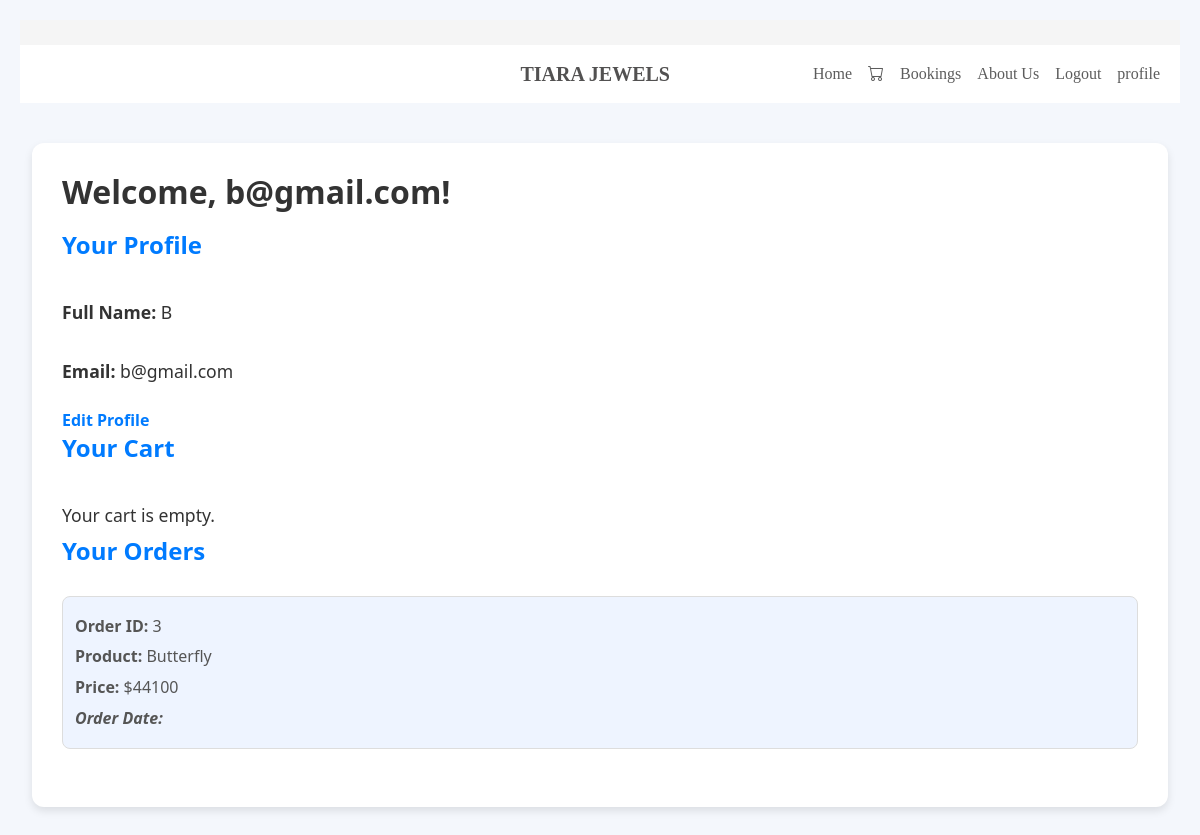
Page /profile/ (signed in) on the committed database.
### app/models.py (models this page shows, shortened)
class Buy(models.Model):
    user=models.ForeignKey(User,on_delete=models.CASCADE)
    product=models.ForeignKey(Jewelry,on_delete=models.CASCADE)
    price=models.IntegerField()
    date=models.DateField(auto_now_add=True)
    quantity = models.PositiveIntegerField(default=1)
    address = models.ForeignKey(Address, on_delete=models.CASCADE, null=True)  # Make it nullable
    is_confirmed = models.BooleanField(default=False)
    order=models.ForeignKey(Order,on_delete=models.CASCADE,null=True)

class Jewelry(models.Model):
    name = models.CharField(max_length=255)
    description = models.TextField()
    material = models.CharField(max_length=100)
    price = models.DecimalField(max_digits=10, decimal_places=2)
    weight = models.DecimalField(max_digits=5, decimal_places=2)
    image = models.ImageField()
    created_at = models.DateTimeField(auto_now_add=True)
    category = models.ForeignKey(JewelryType, on_delete=models.CASCADE)

### app/views.py (the view)
# urls.py: path('profile/', views.user_profile, name='user_profile'),
def user_profile(req):
    if 'user' in req.session:
        log_user = User.objects.get(username=req.session['user'])
        user_details = {
            'username': log_user.username,
            'email': log_user.email,
            'full_name': log_user.first_name + " " + log_user.last_name,
        }
        cart_items = Cart.objects.filter(user=log_user)
        orders = Buy.objects.filter(user=log_user)
        return render(req, 'user/profile.html', {
            'user_details': user_details,
            'cart_items': cart_items,
            'orders': orders
        })
    else:
        return redirect(login)  # Redirect to login page if user is not logged in

### templates/user/profile.html (shortened to what this page needs)
<!DOCTYPE html>
<html lang="en">
<head>
    {% load static %}
    <link rel="stylesheet" href="{% static '/css/cart.css' %}">
    <link rel="stylesheet" href="https://cdn.jsdelivr.net/npm/bootstrap-icons@1.11.3/font/bootstrap-icons.min.css">
    <link href="https://cdn.jsdelivr.net/npm/bootstrap@5.3.3/dist/css/bootstrap.min.css" rel="stylesheet">
</head>
<body>
                  <div class="line" style="background-color: whitesmoke; width: 100%; height: 25px; color: white; font-size: 13px; padding-left: 33%;"></div>
                  <nav class="navbar navbar-expand-lg navbar-light " style="background-color:  white; top: 0px; font-family: 'Times New Roman', Times, serif; font-weight: 500px;" >
                    <div class="container-fluid">
                        <a class="navbar-brand" href="#" style="color: rgb(82, 81, 81); font-weight: 800; padding-left: 43%;">TIARA JEWELS</i></a>
                        <div class="collapse navbar-collapse" id="navbarNav">
                            <ul class="navbar-nav ms-auto">
                                <li class="nav-item">
                                    <a class="nav-link active" style="color: rgb(92, 92, 92);" aria-current="page" href="user_home">Home</a>
                                </li>
                                <li class="nav-item">
                                    <a class="nav-link" style="color: rgb(92, 92, 92);" href="cart_display"><i class="bi bi-cart"></i></a>
                                </li>
                                <li class="nav-item">
                                    <a class="nav-link" style="color: rgb(92, 92, 92);" href="user_booking">Bookings</a>
                                </li>
                                <li class="nav-item">
                                    <a class="nav-link" style="color: rgb(92, 92, 92); " href="about">About Us</a>
                                </li>
                                <li class="nav-item">
                                    <a class="nav-link" style="color: rgb(92, 92, 92); " href="logout">Logout</a>
                                </li>
                                <li class="nav-item">
                                    <a class="nav-link" style="color: rgb(92, 92, 92); " href="profile/">profile</a>
                                </li>
                            </ul>
                        </div>
                    </div>
                </nav>
  <div class="container">
    <div class="profile-card">
        <h2>Welcome, {{ user_details.username }}!</h2>
        <div class="profile-info">
            <h3>Your Profile</h3>
            <p><strong>Full Name:</strong> {{ user_details.full_name }}</p>
            <p><strong>Email:</strong> {{ user_details.email }}</p>
            <a href="{% url 'edit_profile' %}" class="edit-link">Edit Profile</a>
        </div>
        <div class="cart-info">
            <h3>Your Cart</h3>
            {% if cart_items %}
                <ul>
                    {% for item in cart_items %}
                        <li>
                            <img src="{{ item.product.image.url }}" alt="{{ item.product.name }}">
                            <div>
                                <p><strong>{{ item.product.name }}</strong></p>
                                <p>${{ item.product.price }}</p>
                            </div>
                        </li>
                    {% endfor %}
                </ul>
            {% else %}
                <p>Your cart is empty.</p>
            {% endif %}
        </div>
        <div class="order-info">
            <h3>Your Orders</h3>
            {% if orders %}
                <ul>
                    {% for order in orders %}
                        <li>
                            <div>
                                <p><strong>Order ID:</strong> {{ order.id }}</p>
                                <p><strong>Product:</strong> {{ order.product.name }}</p>
                                <p><strong>Price:</strong> ${{ order.price }}</p>
                                <p><strong>Order Date:</strong> {{ order.created_at }}</p>
                            </div>
                        </li>
                    {% endfor %}
                </ul>
            {% else %}
                <p>You have not made any orders yet.</p>
            {% endif %}
        </div>
    </div>
  </div>
</body>
</html>

### static/css/cart.css (style rules this page uses)
.container { margin-top: 20px; padding: 20px; }

### templates/user/profile.html (style rules this page uses)
* { margin: 0; padding: 0; box-sizing: border-box; }
body { font-family: 'Segoe UI', Tahoma, Geneva, Verdana, sans-serif; background-color: #f4f7fc; color: #333; line-height: 1.6; padding: 20px; }
.container { width: 100%; max-width: 1200px; margin: 0 auto; }
.profile-card { background-color: #fff; border-radius: 12px; box-shadow: 0 4px 8px rgba(0, 0, 0, 0.1); margin: 20px 0; padding: 30px; }
.profile-card h2 { font-size: 2rem; color: #333; margin-bottom: 20px; font-weight: bold; }
.profile-card h3 { font-size: 1.5rem; color: #007BFF; margin-bottom: 15px; font-weight: bold; }
.profile-info, .cart-info, .order-info { display: flex; flex-direction: column; gap: 15px; }
.profile-info p, .cart-info p, .order-info p { font-size: 1.1rem; margin: 8px 0; }
.profile-info .edit-link, .cart-info .remove-link { color: #007BFF; font-weight: bold; text-decoration: none; }
.cart-info ul, .order-info ul { list-style-type: none; padding-left: 0; }
.cart-info li, .order-info li { background-color: #f9f9f9; border: 1px solid #ddd; border-radius: 8px; padding: 12px; margin-bottom: 12px; display: flex; align-items: center; gap: 15px; }
.order-info li { background-color: #eef4ff; }
.order-info p { font-size: 1rem; color: #555; }
.order-info li p { margin: 5px 0; }
.order-info li p:last-child { font-style: italic; }

### rows in the picture
Buy: id "3", product.name "Butterfly", price "44100"

### other values in the picture
{{ user_details.username }} "b@gmail.com"
{{ user_details.full_name }} "B"
{{ user_details.email }} "b@gmail.com"
